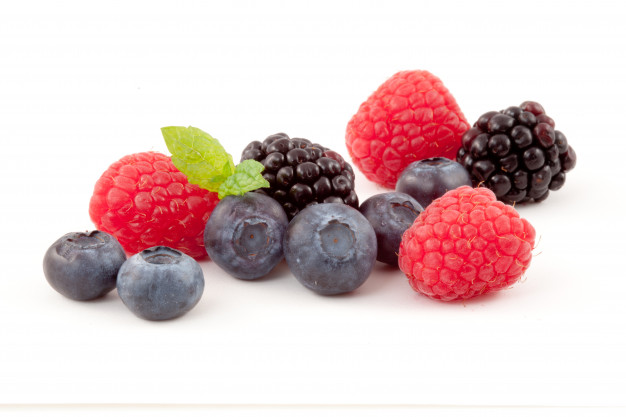
#> input picture thresholding/images/fruits.jpg, 626 x 417 px
$ python try_all.py
#> lines starting #> are read from the running program, lines starting #| are printed output that depends on the picture
from skimage.filters import try_all_threshold
from skimage.color import rgb2gray
from matplotlib import pyplot as plt

fruits = plt.imread('images/fruits.jpg')
#> fruits is the input picture: shape (417, 626, 3); mean R, G, B 223.4, 201.1, 201.5
fruits_gray = rgb2gray(fruits)
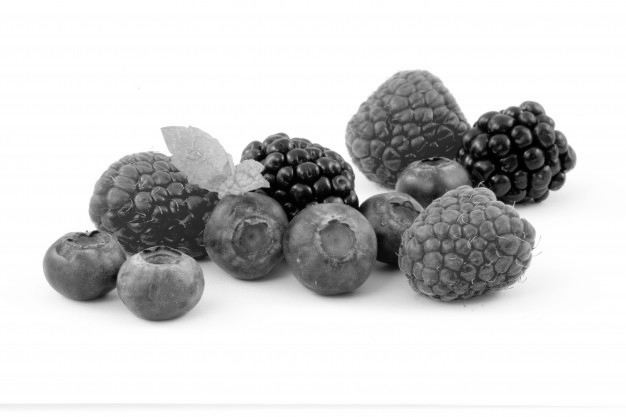
#> fruits_gray: shape (417, 626) float64; min 0, max 1, mean 0.807

fig, ax = try_all_threshold(fruits_gray, verbose=False)

plt.show()
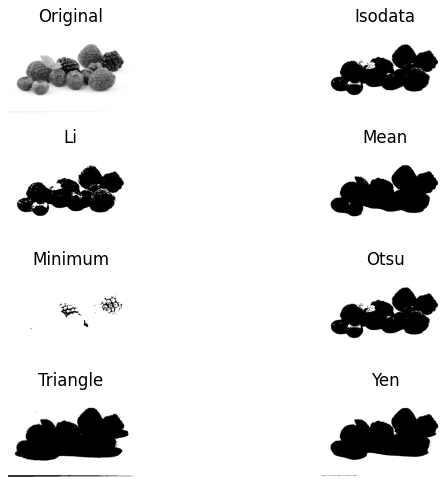
#> figure drawn by matplotlib, 8 panels
